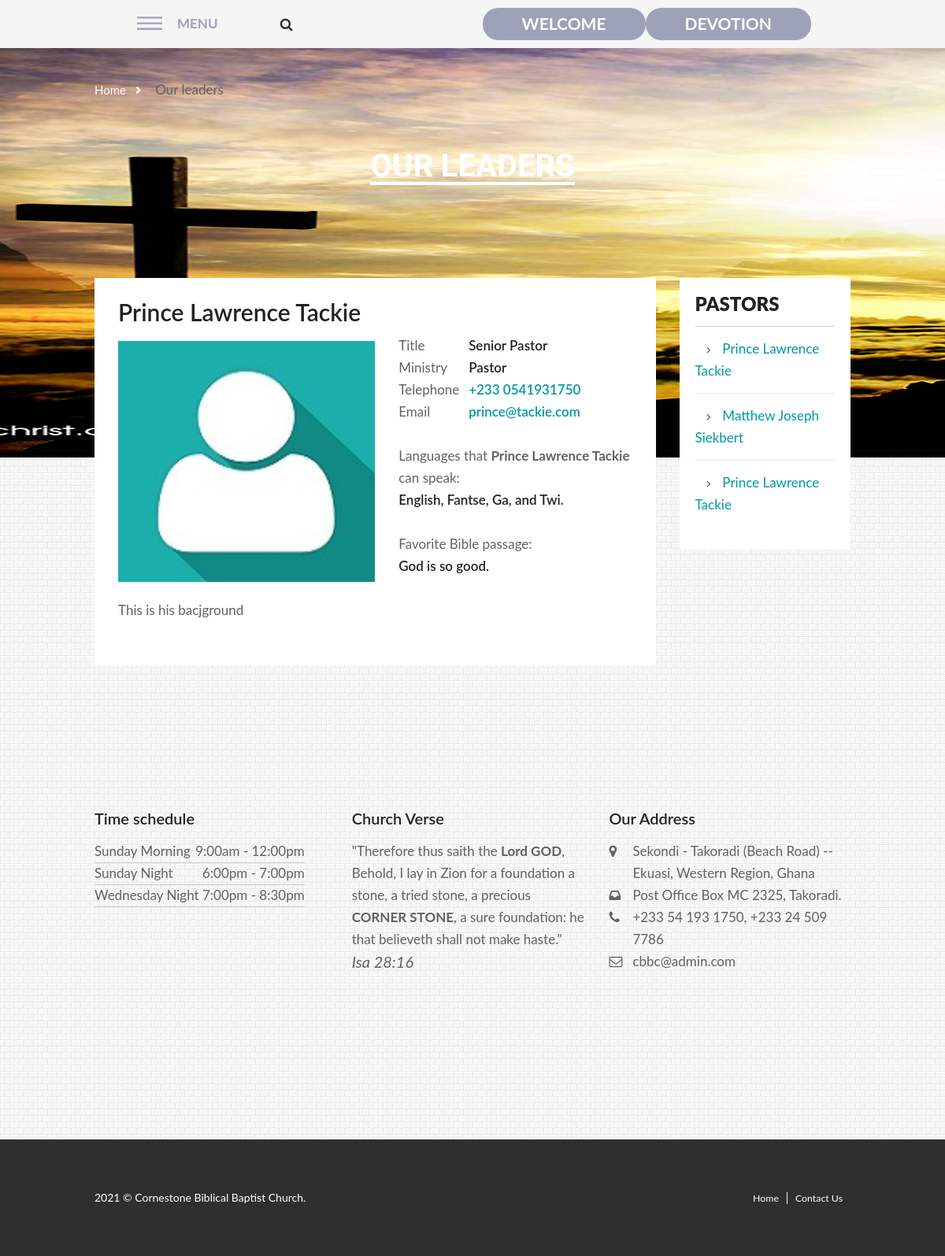
/1/, run on the app's committed database.
### home/models.py (models this page shows, shortened)
class Pastor(models.Model):
    date_posted = models.DateTimeField(auto_now_add=True)
    name = models.CharField(max_length=100)
    role = models.CharField(max_length=100)
    ministry = models.CharField(max_length=100)
    languages = models.CharField(max_length=100)
    fav_verse = models.CharField(max_length=300)
    background = models.TextField()
    phone = models.CharField(max_length=50)
    email = models.EmailField(max_length=254)
    img_url = models.CharField(max_length=100)

### home/views.py (the view)
# urls.py: url(r'^(?P<pastor_id>[0-9]+)/$', views.pastor, name='pastor')
def pastor(request, pastor_id):
	pastors = get_object_or_404(Pastor, pk=pastor_id)
	pastor = Pastor.objects.order_by('id')[:3]
	context = {
		'pastors' : pastors,
		'pastor' : pastor,
		'title' : 'Our leaders',
	}
	return render(request, 'pastors.html', context)

### home/templates/pastors.html
{% extends "base.html" %}
{% load static %}
{% block body %}<body class="bg-white_brick_wall">{% endblock %}
{% block content %}
<main class="main main--subpage main--default">
        <nav class="breadcrumbs">
          <div class="container">
            <ul>
              <li class="breadcrumbs__item"><a href="{% url 'home' %}" class="breadcrumbs__link">Home</a></li>
              <li class="breadcrumbs__item">{{title}}</li>
            </ul>
          </div>
        </nav>
        <header class="main__head">
          <h1 class="main__title">{{title}}</h1>
        </header>
        <div class="container">
          <div class="main__wrap">
         <div class="main__content">
              <div class="widget js-widget widget--card">
                <div class="widget__header">
                  <h2 class="widget__title js-widget-title">{{pastors.name | safe }}</h2>
                </div>
                <div class="widget__content">
                  <section class="member member--details">
                    <div class="member__row">
                      <figure class="member__photo"><img src="/static/media-demo/{{pastors.img_url}}.jpg" alt="" class="member__img"></figure>
                      <div class="member__info">
                        <dl class="dl-table">
                          <dt>Title</dt>
                          <dd>{{pastors.role}}</dd>
                          <dt>Ministry</dt>
                          <dd>{{pastors.ministry}}</dd>
                          <dt>Telephone</dt>
                          <dd><a>+233 {{pastors.phone | safe}}</a></dd>
                          <dt>Email</dt>
                          <dd><a>{{pastors.email | safe}}</a></dd>
                        </dl>
                        <dl class="dl-list">
                          <dt>Languages that <b>{{pastors.name | safe }}</b> can speak:</dt>
                          <dd>{{pastors.languages}}.</dd>
                          <dt>Favorite Bible passage:</dt>
                          <dd>{{pastors.fav_verse}}.</dd>
                        </dl>
                      </div>
                    </div>
                    <div class="member__descr">
                      {{pastors.background | safe }}
                    </div>
                  </section>
                </div>
              </div>
            </div>
             <aside class="sidebar">
              <div class="widget js-widget widget--sidebar">
                <div class="widget__header">
                  <h3 class="widget__title js-widget-title">Pastors</h3>
                </div>
                <div class="widget__content">
                  <ul class="list">
                  {% for item in pastor %}
                    <li class="list__item"><a href="{% url 'pastor' item.id %}" class="list__link">{{ item.name }}</a></li>
                  {% endfor %}
                  </ul>
                </div>
              </div>
            </aside>
          </div>
        </div>
      </main>
    {% endblock %}

### static/css/custom.css (style rules this page uses)
* { box-sizing:border-box; }
body { font-family:'Lato'; }
.container { max-width:960px; margin:0 auto; padding:2em 0 2em 0; }

### data on the page
Pastor: name "Prince Lawrence Tackie", img_url (placeholder picture), role "Senior Pastor", ministry "Pastor", phone "0541931750", email "prince@tackie.com", languages "English, Fantse, Ga, and Twi", fav_verse "God is so good", background "This is his bacjground"
Pastor: name "Matthew Joseph Siekbert"
Pastor: name "Prince Lawrence Tackie"

### other printed values
{{ title }} "Our leaders"
{{ title }} "OUR LEADERS"
